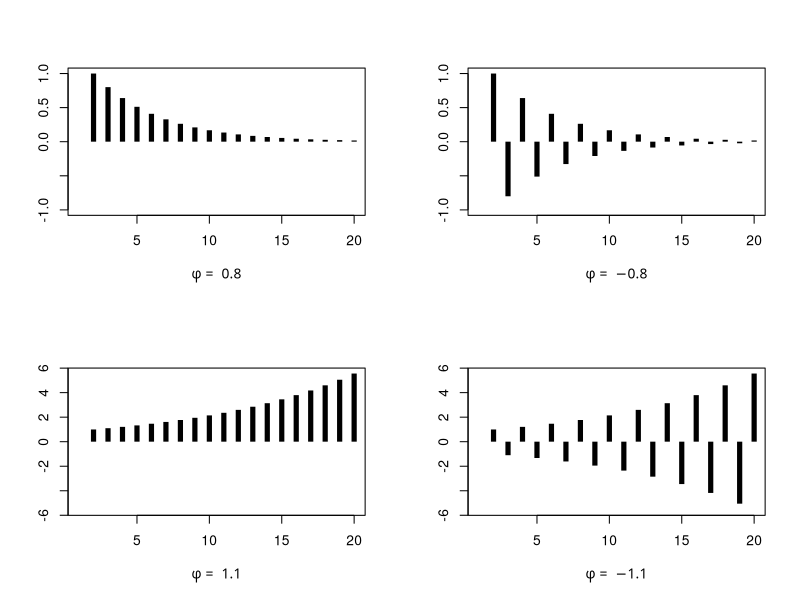

Reproduce this figure in R.
T <- 20
w <- 1*(1:T == 2)


phis <- c(.8,-.8,1.1,-1.1)
y <- array( dim=c(T,length(phis)) )
y[1,] <- rep(0, length(phis))
for ( j in 2:T )

  y[j,] <- phis * y[j-1,] + w[j]


print( y[2:T,1] )
print( phis[[1]]^seq(0,T-2) )


par( mfrow=c(2,2) )
for ( i in 1:length(phis) )
  plot( 1:T,y[,i], type = "h", xlab=paste("f = ",phis[[i]]), ylab="",
    font.lab = 5, cex=.5, lwd=5,lend=1,ylim=c(-max(y[,i]),max(y[,i])))


